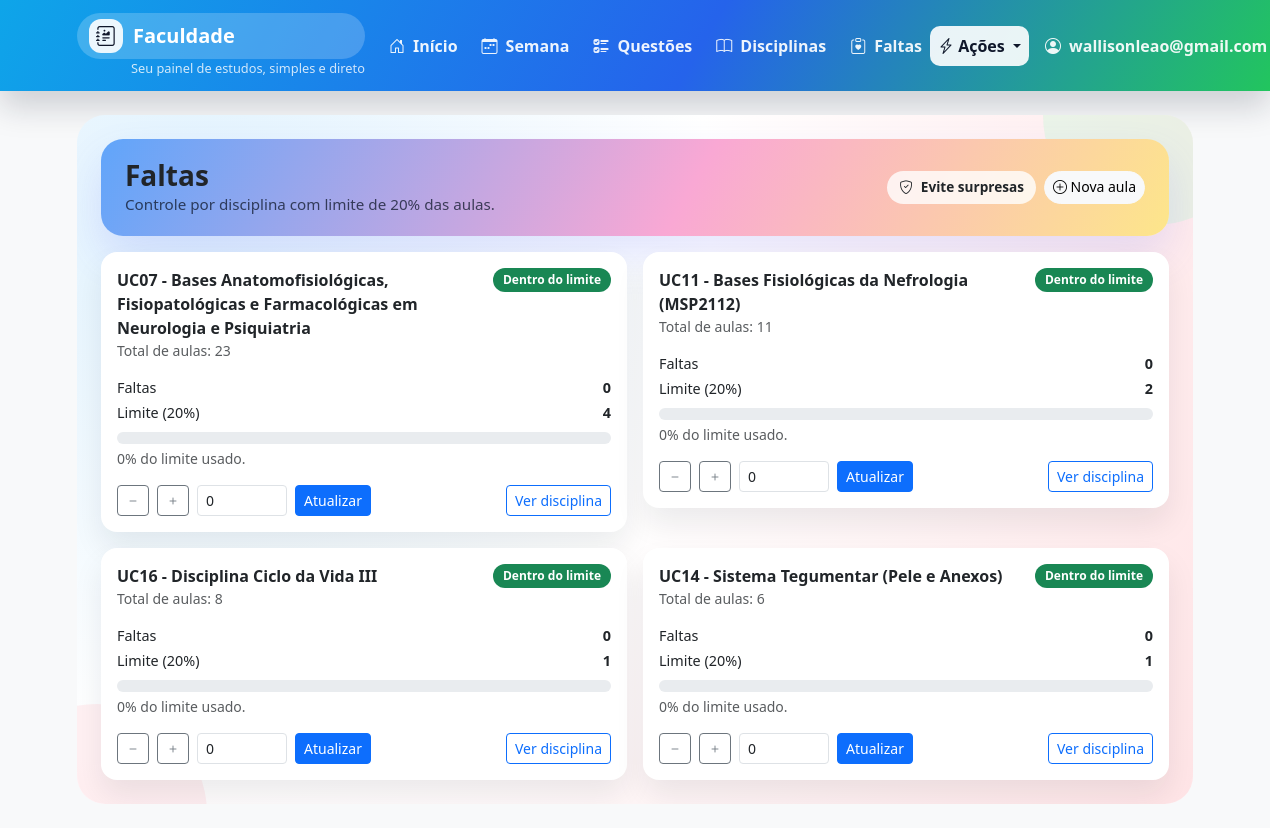
The app's page /faltas/ (signed in) with its own data.
### core/models.py (models this page shows)
class Course(models.Model):
    class Status(models.TextChoices):
        CURSANDO = "CURSANDO", "Cursando"
        CONCLUIDA = "CONCLUIDA", "Concluída"
    user = models.ForeignKey(
        settings.AUTH_USER_MODEL,
        on_delete=models.CASCADE,
        related_name="courses",
        null=True,
        blank=True,
    )
    institution_course = models.ForeignKey(
        InstitutionCourse,
        on_delete=models.SET_NULL,
        related_name="user_courses",
        null=True,
        blank=True,
    )
    code = models.CharField("Código", max_length=30, blank=True)
    name = models.CharField("Nome", max_length=200)
    term = models.CharField("Período", max_length=20, blank=True)  # ex: 2026-1
    status = models.CharField("Status", max_length=20, choices=Status.choices, default=Status.CURSANDO)
    absences_count = models.PositiveIntegerField("Faltas", default=0)
    created_at = models.DateTimeField(auto_now_add=True)
    class Meta:
        ordering = ["name"]
    def __str__(self):
        return f"{self.code} - {self.name}" if self.code else self.name

### core/views.py (the view)
# urls.py: path("faltas/", absences_view, name="absences"),
@login_required
@feature_required("absences")
def absences_view(request):
    courses = Course.objects.filter(user=request.user).order_by("name").prefetch_related("classes")
    entries = []
    for course in courses:
        total_classes = course.classes.values("date").distinct().count()
        limit = math.floor(total_classes * 0.2)
        absences = course.absences_count
        over_limit = limit > 0 and absences > limit
        usage_pct = 0
        if limit > 0:
            usage_pct = min(100, int(round((absences / limit) * 100)))
        entries.append(
            {
                "course": course,
                "total_classes": total_classes,
                "limit": limit,
                "absences": absences,
                "over_limit": over_limit,
                "usage_pct": usage_pct,
            }
        )
    return render(request, "core/absences.html", {"entries": entries})

### core/feature_flags.py (called while the page is built, shortened)
def is_master_user(user) -> bool:
    if not user or not user.is_authenticated:
        return False
    master_email = getattr(settings, "MASTER_EMAIL", "")
    if master_email and user.email and user.email.lower() == master_email.lower():
        return True
    return False

def get_feature_map():
    flags = {flag.key: flag.is_enabled for flag in FeatureFlag.objects.all()}
    merged = DEFAULT_FEATURES.copy()
    merged.update(flags)
    return merged

def is_feature_enabled(user, key: str) -> bool:
    if is_master_user(user):
        return True
    return get_feature_map().get(key, True)

def feature_required(key: str):
    def decorator(view_func):
        @wraps(view_func)
        def _wrapped(request, *args, **kwargs):
            return view_func(request, *args, **kwargs)
        return _wrapped
    return decorator

### core/templates/core/absences.html (shortened to what this page needs)
{% extends "base.html" %}
{% block content %}
<div class="absences-shell">
  <div class="absences-hero mb-3">
    <div>
      <h1 class="h3 mb-0">Faltas</h1>
      <div class="subtitle">Controle por disciplina com limite de 20% das aulas.</div>
    </div>
    <div class="d-flex flex-wrap gap-2">
      <span class="hero-chip"><i class="bi bi-shield-check"></i> Evite surpresas</span>
      <a class="btn btn-light btn-sm rounded-pill" href="{% url 'class_new' %}">
        <i class="bi bi-plus-circle"></i> Nova aula
      </a>
    </div>
  </div>
{% if entries %}
  <div class="row g-3">
    {% for item in entries %}
      <div class="col-12 col-lg-6">
        <div class="card absence-card" style="animation-delay: {{ forloop.counter0|add:'1' }}0ms;">
          <div class="card-body">
            <div class="d-flex align-items-start justify-content-between gap-3">
              <div>
                <div class="fw-semibold">{{ item.course }}</div>
                <div class="text-muted small">Total de aulas: {{ item.total_classes }}</div>
              </div>
              {% if item.over_limit %}
                <span class="badge text-bg-danger status-pill danger-pulse">Estourou o limite</span>
              {% elif item.limit == 0 and item.total_classes > 0 %}
                <span class="badge text-bg-warning status-pill">Limite = 0</span>
              {% else %}
                <span class="badge text-bg-success status-pill">Dentro do limite</span>
              {% endif %}
            </div>
            <div class="mt-3">
              <div class="d-flex align-items-center justify-content-between absence-metric">
                <span>Faltas</span>
                <strong>{{ item.absences }}</strong>
              </div>
              <div class="d-flex align-items-center justify-content-between absence-metric mt-1">
                <span>Limite (20%)</span>
                <strong>{{ item.limit }}</strong>
              </div>
              <div class="mt-2 absence-progress {% if item.over_limit %}danger{% elif item.usage_pct >= 80 %}warn{% else %}safe{% endif %}">
              </div>
              <div class="text-muted small mt-1">
                {% if item.limit == 0 %}
                  Cadastre aulas para calcular o limite.
                {% else %}
                  {{ item.usage_pct }}% do limite usado.
                {% endif %}
              </div>
            </div>
            <div class="mt-3 d-flex flex-wrap gap-2 align-items-center">
              <form method="post" action="{% url 'absences_update' item.course.id %}" class="d-inline">
                <button class="btn btn-outline-secondary btn-sm" type="submit" title="Diminuir falta">
                  <i class="bi bi-dash"></i>
                </button>
              </form>
              <form method="post" action="{% url 'absences_update' item.course.id %}" class="d-inline">
                <button class="btn btn-outline-secondary btn-sm" type="submit" title="Adicionar falta">
                  <i class="bi bi-plus"></i>
                </button>
              </form>
              <form method="post" action="{% url 'absences_update' item.course.id %}" class="d-flex align-items-center gap-2">
                <input class="form-control form-control-sm absence-input" type="number" min="0" name="value" value="{{ item.absences }}" />
                <button class="btn btn-primary btn-sm" type="submit">Atualizar</button>
              </form>
              <a class="btn btn-sm btn-outline-primary ms-auto" href="{% url 'course_detail' item.course.id %}">
                Ver disciplina
              </a>
            </div>
          </div>
        </div>
      </div>
    {% endfor %}
  </div>
{% else %}
  <div class="alert alert-info">
    Cadastre disciplinas para começar a controlar faltas.
  </div>
{% endif %}
</div>
{% endblock %}

### core/templates/base.html (shortened to what this page needs)
<!doctype html>
<html lang="pt-br">
<head>
  <link href="https://cdn.jsdelivr.net/npm/bootstrap@5.3.3/dist/css/bootstrap.min.css" rel="stylesheet">
  <link rel="stylesheet" href="https://cdn.jsdelivr.net/npm/bootstrap-icons@1.11.3/font/bootstrap-icons.css">
</head>
<body class="bg-light">
<nav class="navbar navbar-expand-lg app-navbar">
  <div class="container">
    <a class="navbar-brand d-flex flex-column" href="{% url 'dashboard' %}">
      <span class="brand-badge">
        <span class="logo"><i class="bi bi-journal-richtext"></i></span>
        Faculdade
      </span>
      <span class="navbar-subtitle">Seu painel de estudos, simples e direto</span>
    </a>
    <div class="collapse navbar-collapse" id="navbarNav">
      {% if request.user.is_authenticated %}
      <ul class="navbar-nav me-auto gap-2 mt-3 mt-lg-0">
        {% if features.dashboard or is_master %}
        <li class="nav-item">
          <a class="nav-link nav-pill {% if request.path == '/' %}active{% endif %}" href="{% url 'dashboard' %}">
            <i class="bi bi-house-door"></i> Início
          </a>
        </li>
        {% endif %}
        {% if features.weekly_plan or is_master %}
        <li class="nav-item">
          <a class="nav-link nav-pill {% if 'weekly' in request.path %}active{% endif %}" href="{% url 'weekly_plan' %}">
            <i class="bi bi-calendar-week"></i> Semana
          </a>
        </li>
        {% endif %}
        {% if features.questions or is_master %}
        <li class="nav-item">
          <a class="nav-link nav-pill {% if 'questions' in request.path %}active{% endif %}" href="{% url 'questions_board' %}">
            <i class="bi bi-ui-checks"></i> Questões
          </a>
        </li>
        {% endif %}
        {% if features.courses or is_master %}
        <li class="nav-item">
          <a class="nav-link nav-pill {% if 'courses' in request.path %}active{% endif %}" href="{% url 'courses_list' %}">
            <i class="bi bi-book"></i> Disciplinas
          </a>
        </li>
        {% endif %}
        {% if features.absences or is_master %}
        <li class="nav-item">
          <a class="nav-link nav-pill {% if 'absences' in request.path %}active{% endif %}" href="{% url 'absences' %}">
            <i class="bi bi-clipboard-heart"></i> Faltas
          </a>
        </li>
        {% endif %}
      </ul>
      <ul class="navbar-nav align-items-lg-center gap-2">
        <li class="nav-item dropdown">
          <a class="nav-link dropdown-toggle action-pill" href="#" id="actionsDropdown" role="button" data-bs-toggle="dropdown" aria-expanded="false">
            <i class="bi bi-lightning-charge"></i> Ações
          </a>
        </li>
        <li class="nav-item dropdown">
          <a class="nav-link dropdown-toggle nav-pill" href="#" id="userDropdown" role="button" data-bs-toggle="dropdown" aria-expanded="false">
            <i class="bi bi-person-circle"></i> {{ request.user.email|default:request.user.username }}
          </a>
        </li>
      </ul>
      {% endif %}
    </div>
  </div>
</nav>
<main class="container py-4">
  {% block content %}{% endblock %}
</main>
</body>
</html>

### core/templates/base.html (style rules this page uses)
.app-navbar { background: linear-gradient(120deg, #0ea5e9, #2563eb 55%, #22c55e 100%); box-shadow: 0 16px 32px rgba(15, 23, 42, 0.18); }
.brand-badge { display: inline-flex; align-items: center; gap: 10px; padding: 6px 12px; border-radius: 999px; background: rgba(255, 255, 255, 0.2); color: #fff; font-weight: 700; }
.brand-badge .logo { width: 34px; height: 34px; border-radius: 12px; display: inline-flex; align-items: center; justify-content: center; background: rgba(255, 255, 255, 0.9); color: #0f172a; }
.nav-pill { padding: 8px 12px; border-radius: 10px; color: rgba(255, 255, 255, 0.92) !important; display: inline-flex; align-items: center; gap: 8px; font-weight: 600; transition: background 0.15s ease, color 0.15s ease; }
.navbar-subtitle { color: rgba(255, 255, 255, 0.8); font-size: 0.8rem; margin-left: 54px; }
.action-pill { border-radius: 10px; font-weight: 600; background: rgba(255, 255, 255, 0.9); color: #0f172a !important; }

### core/templates/core/absences.html (style rules this page uses)
.absences-shell { position: relative; padding: 24px; border-radius: 28px; background: radial-gradient(circle at 10% 15%, #e0f2fe 0%, #ffffff 45%, #ffe4e6 100%); overflow: hidden; }
.absences-shell::before, .absences-shell::after { content: ""; position: absolute; width: 220px; height: 220px; border-radius: 50%; opacity: 0.3; z-index: 0; }
.absences-shell::before { background: #bbf7d0; top: -110px; right: -70px; }
.absences-shell::after { background: #fecdd3; bottom: -120px; left: -90px; }
.absences-shell * { position: relative; z-index: 1; }
.absences-hero { display: flex; align-items: center; justify-content: space-between; gap: 20px; padding: 20px 24px; border-radius: 22px; background: linear-gradient(120deg, #60a5fa 0%, #f9a8d4 55%, #fde68a 100%); box-shadow: 0 20px 40px rgba(99, 102, 241, 0.16); animation: float-in 0.6s ease both; }
.absences-hero h1 { font-weight: 700; margin-bottom: 4px; }
.absences-hero .subtitle { color: rgba(15, 23, 42, 0.75); font-size: 0.95rem; }
.hero-chip { display: inline-flex; align-items: center; gap: 8px; padding: 6px 12px; border-radius: 999px; background: rgba(255, 255, 255, 0.8); font-weight: 600; font-size: 0.85rem; }
.absence-card { border-radius: 16px; border: 0; box-shadow: 0 16px 30px rgba(15, 23, 42, 0.08); animation: float-in 0.6s ease both; }
.absence-metric { font-size: 0.9rem; }
.absence-progress { height: 12px; border-radius: 999px; background: #e9ecef; overflow: hidden; }
.absence-input { width: 90px; }
.status-pill { border-radius: 999px; padding: 6px 10px; font-weight: 600; }

### records on screen
Course: course "UC07 - Bases Anatomofisiológicas, Fisiopatológicas e Farmacológicas em Neurologia e Psiquiatria", total_classes "23", absences "0", limit "4", usage_pct "0", value "0"
Course: course "UC11 - Bases Fisiológicas da Nefrologia (MSP2112)", total_classes "11", absences "0", limit "2", usage_pct "0", value "0"
Course: course "UC16 - Disciplina Ciclo da Vida III", total_classes "8", absences "0", limit "1", usage_pct "0", value "0"
Course: course "UC14 - Sistema Tegumentar (Pele e Anexos)", total_classes "6", absences "0", limit "1", usage_pct "0", value "0"

### other values on screen
{{ request.user.email|default:request.user.username }} "wallisonleao@gmail.com"
